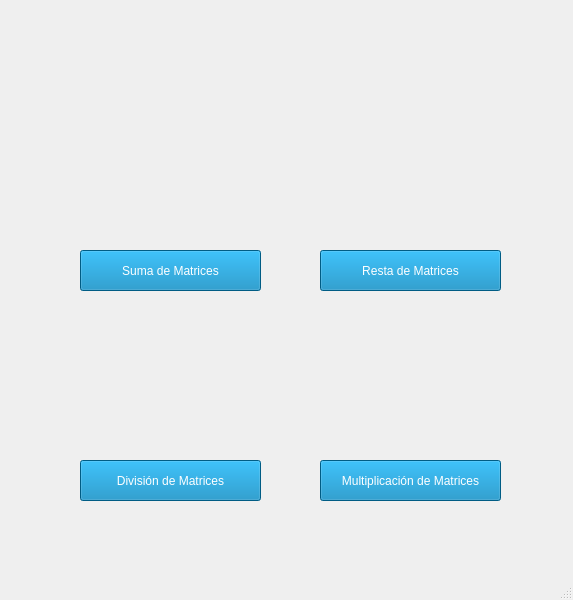
<?xml version="1.0" encoding="UTF-8"?>
<ui version="4.0">
 <class>OperacionesMatrices</class>
 <widget class="QMainWindow" name="OperacionesMatrices">
  <property name="geometry">
   <rect>
    <x>0</x>
    <y>0</y>
    <width>573</width>
    <height>600</height>
   </rect>
  </property>
  <property name="windowTitle">
   <string>Operaciones entre Matrices</string>
  </property>
  <widget class="QWidget" name="centralwidget">
   <widget class="QPushButton" name="pushButton_8">
    <property name="geometry">
     <rect>
      <x>80</x>
      <y>250</y>
      <width>181</width>
      <height>41</height>
     </rect>
    </property>
    <property name="cursor">
     <cursorShape>PointingHandCursor</cursorShape>
    </property>
    <property name="styleSheet">
     <string notr="true">background-color: rgb(0, 129, 185);
color: rgb(255, 255, 255);</string>
    </property>
    <property name="text">
     <string>Suma de Matrices</string>
    </property>
   </widget>
   <widget class="QLabel" name="label">
    <property name="geometry">
     <rect>
      <x>0</x>
      <y>0</y>
      <width>801</width>
      <height>561</height>
     </rect>
    </property>
    <property name="text">
     <string/>
    </property>
    <property name="pixmap">
     <pixmap>Imagenes/fondo.jpg</pixmap>
    </property>
    <property name="scaledContents">
     <bool>true</bool>
    </property>
   </widget>
   <widget class="QPushButton" name="pushButton_9">
    <property name="geometry">
     <rect>
      <x>320</x>
      <y>250</y>
      <width>181</width>
      <height>41</height>
     </rect>
    </property>
    <property name="cursor">
     <cursorShape>PointingHandCursor</cursorShape>
    </property>
    <property name="styleSheet">
     <string notr="true">background-color: rgb(0, 129, 185);
color: rgb(255, 255, 255);</string>
    </property>
    <property name="text">
     <string>Resta de Matrices</string>
    </property>
   </widget>
   <widget class="QPushButton" name="pushButton_10">
    <property name="geometry">
     <rect>
      <x>80</x>
      <y>460</y>
      <width>181</width>
      <height>41</height>
     </rect>
    </property>
    <property name="cursor">
     <cursorShape>PointingHandCursor</cursorShape>
    </property>
    <property name="styleSheet">
     <string notr="true">background-color: rgb(0, 129, 185);
color: rgb(255, 255, 255);</string>
    </property>
    <property name="text">
     <string>División de Matrices</string>
    </property>
   </widget>
   <widget class="QPushButton" name="pushButton_11">
    <property name="geometry">
     <rect>
      <x>320</x>
      <y>460</y>
      <width>181</width>
      <height>41</height>
     </rect>
    </property>
    <property name="cursor">
     <cursorShape>PointingHandCursor</cursorShape>
    </property>
    <property name="styleSheet">
     <string notr="true">background-color: rgb(0, 129, 185);
color: rgb(255, 255, 255);</string>
    </property>
    <property name="text">
     <string>Multiplicación de Matrices</string>
    </property>
   </widget>
   <widget class="QLabel" name="label_2">
    <property name="geometry">
     <rect>
      <x>-20</x>
      <y>-50</y>
      <width>611</width>
      <height>201</height>
     </rect>
    </property>
    <property name="text">
     <string/>
    </property>
    <property name="pixmap">
     <pixmap>Imagenes/Captura_de_pantalla_2024-05-11_231011-removebg-preview.png</pixmap>
    </property>
    <property name="scaledContents">
     <bool>true</bool>
    </property>
   </widget>
   <widget class="QLabel" name="label_11">
    <property name="geometry">
     <rect>
      <x>350</x>
      <y>120</y>
      <width>111</width>
      <height>111</height>
     </rect>
    </property>
    <property name="text">
     <string/>
    </property>
    <property name="pixmap">
     <pixmap>Imagenes/less.png</pixmap>
    </property>
    <property name="scaledContents">
     <bool>true</bool>
    </property>
   </widget>
   <widget class="QLabel" name="label_12">
    <property name="geometry">
     <rect>
      <x>110</x>
      <y>110</y>
      <width>121</width>
      <height>121</height>
     </rect>
    </property>
    <property name="text">
     <string/>
    </property>
    <property name="pixmap">
     <pixmap>Imagenes/add.png</pixmap>
    </property>
    <property name="scaledContents">
     <bool>true</bool>
    </property>
   </widget>
   <widget class="QLabel" name="label_13">
    <property name="geometry">
     <rect>
      <x>350</x>
      <y>330</y>
      <width>111</width>
      <height>111</height>
     </rect>
    </property>
    <property name="text">
     <string/>
    </property>
    <property name="pixmap">
     <pixmap>Imagenes/multiplication-sign.png</pixmap>
    </property>
    <property name="scaledContents">
     <bool>true</bool>
    </property>
   </widget>
   <widget class="QLabel" name="label_14">
    <property name="geometry">
     <rect>
      <x>110</x>
      <y>330</y>
      <width>111</width>
      <height>111</height>
     </rect>
    </property>
    <property name="text">
     <string/>
    </property>
    <property name="pixmap">
     <pixmap>Imagenes/division.png</pixmap>
    </property>
    <property name="scaledContents">
     <bool>true</bool>
    </property>
   </widget>
   <zorder>label</zorder>
   <zorder>pushButton_8</zorder>
   <zorder>pushButton_9</zorder>
   <zorder>pushButton_10</zorder>
   <zorder>pushButton_11</zorder>
   <zorder>label_2</zorder>
   <zorder>label_11</zorder>
   <zorder>label_12</zorder>
   <zorder>label_13</zorder>
   <zorder>label_14</zorder>
  </widget>
  <widget class="QMenuBar" name="menubar">
   <property name="geometry">
    <rect>
     <x>0</x>
     <y>0</y>
     <width>573</width>
     <height>26</height>
    </rect>
   </property>
  </widget>
  <widget class="QStatusBar" name="statusbar"/>
 </widget>
 <resources/>
 <connections/>
</ui>
